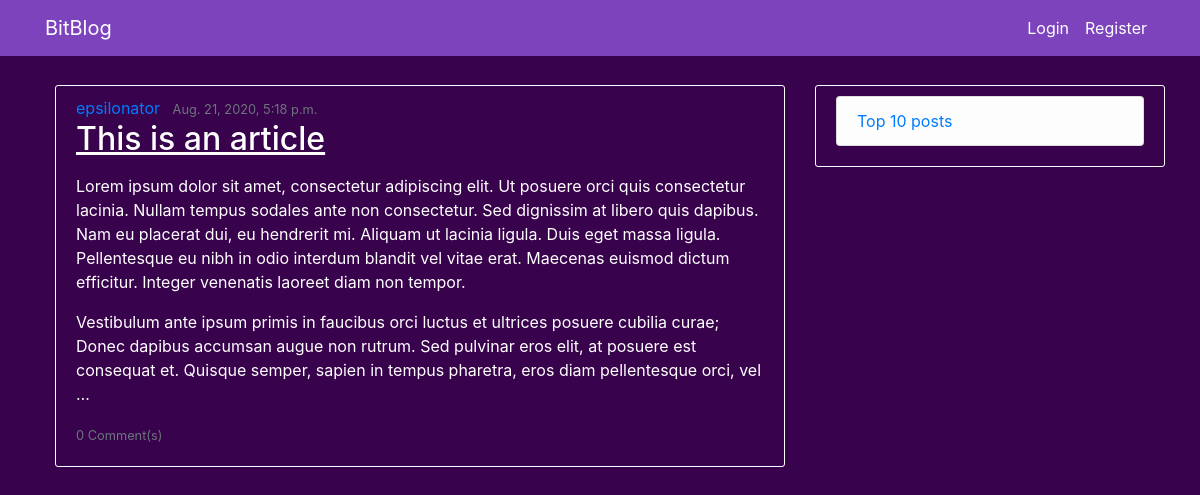
Before: / with the older database file.
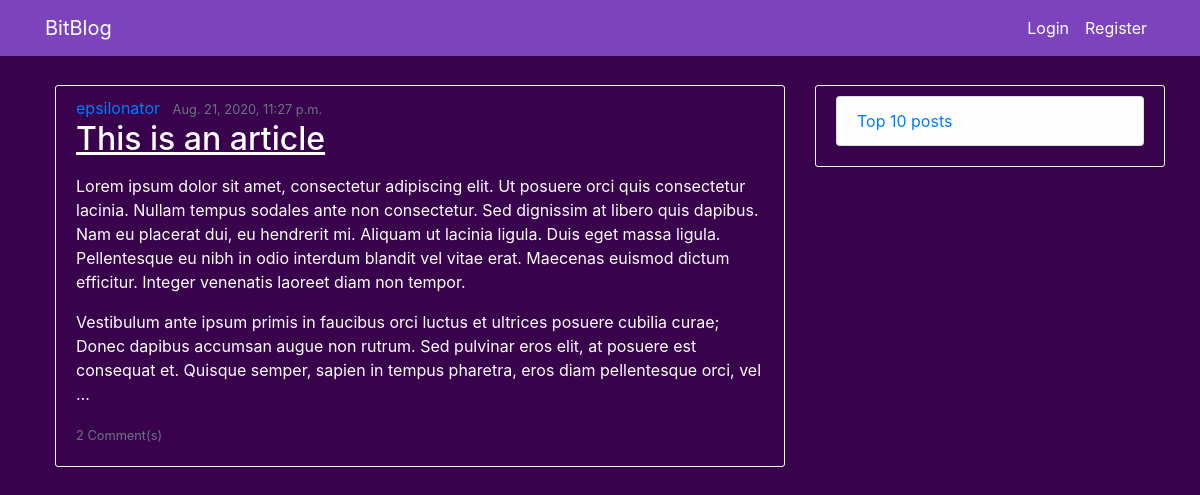
After: the same page with the newer database file.
### blog/models.py (models this page shows, shortened)
class BlogPost(models.Model):
	title = models.CharField(max_length = 50)
	content = models.TextField()
	post_date = models.DateTimeField(default = timezone.now)
	author = models.ForeignKey(User, on_delete = models.CASCADE)
	votes = models.IntegerField(default = 0)

### blog/views.py (the view)
# urls.py: path('',  BlogPostListView.as_view(), name = 'blog-home'),
class BlogPostListView(ListView):
	model = BlogPost
	template_name = 'index.html'
	context_object_name = 'posts'
	ordering = ['-post_date']

### blog/templates/index.html
{% extends 'blog/base.html' %}
{% block content %}
	{% for post in posts %}
		<article class="media content-section">
			<div class="media-body">
				<div class="article-metadata">
					<a class="mr-2" href="{% url 'profile' post.author.username %}">{{ post.author }}</a>
					<small class="text-muted">{{ post.post_date }}</small>
				</div>
				<h2><a class="article-title" href="{% url 'post' post.id %}">{{ post.title }}</a></h2>
				<p class="article-content">{{ post.content | linebreaks | truncatewords:"100" }}</p>
				<small class="text-muted">{{ post.blogcomment_set.count }} Comment(s)</small>
			</div>
		</article>
	{% endfor %}
{% endblock %}
{% block sidebar %}
	<div class="content-section">
		{% if user.is_authenticated %}
	    	<h3>Welcome {{ user.username }}!</h3>
	    	<ul class="list-group">
	    		<li class="list-group-item list-group-item-light"><a href="">Top 10 posts</a></li>
	        	<li class="list-group-item list-group-item-light"><a href="{% url 'post-create' %}">Create Post</a></li>
	        	<li class="list-group-item list-group-item-light"><a href="{% url 'profile' user.username %}">Check Profile</a></li>
	      	</ul>
      	{% else %}
      		<ul class="list-group">
      			<li class="list-group-item list-group-item-light"><a href="">Top 10 posts</a></li>
      		</ul>
      	{% endif %}
  	</div>
{% endblock %}

Changed rows visible on the page:
changed BlogPost "This is an article": post_date "Aug. 21, 2020, 5:18 p.m." → "Aug. 21, 2020, 11:27 p.m."; blogcomment_set.count "0" → "2"
